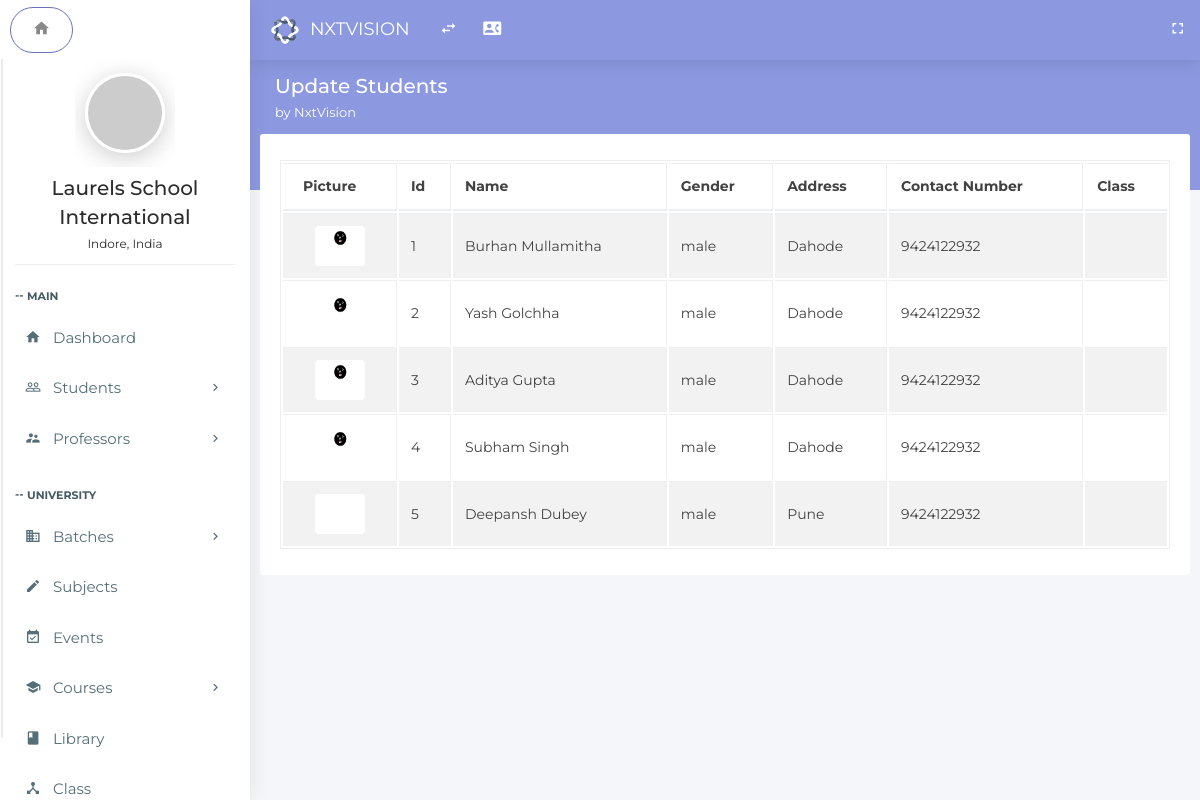
The app's page /index.php/students/edit_profile, older data.
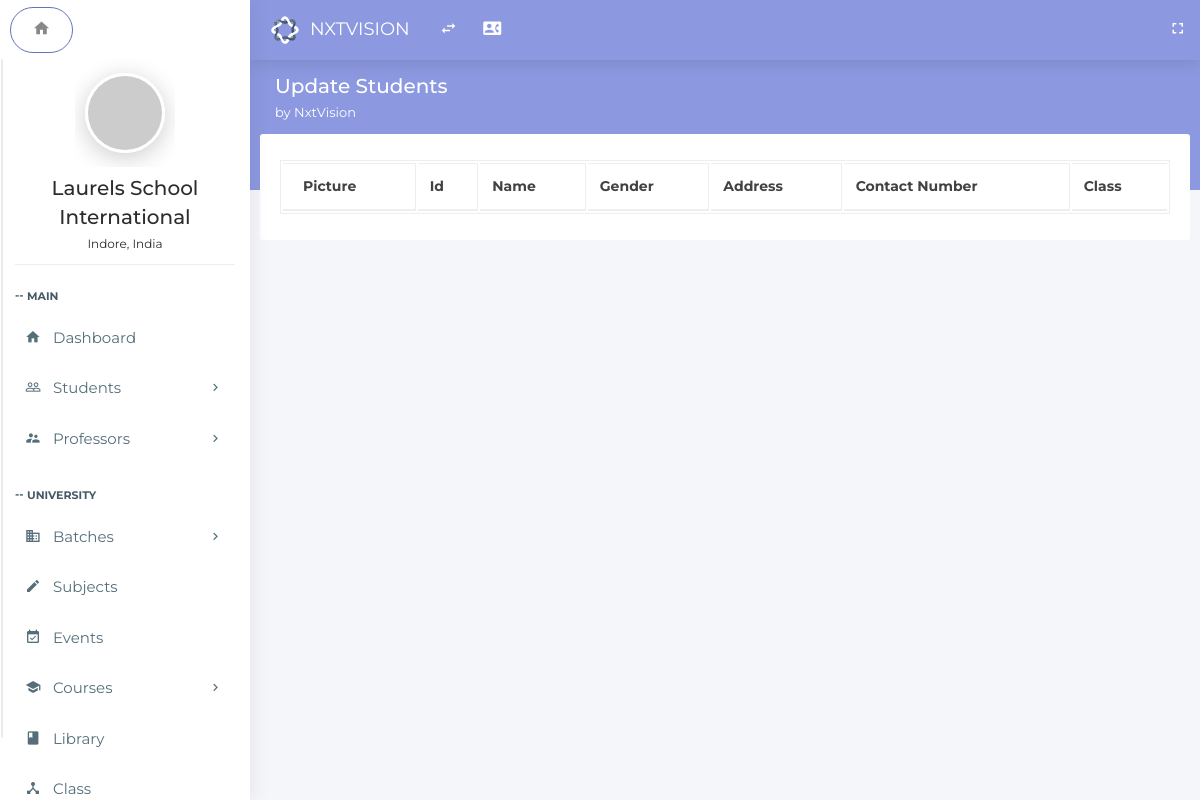
The same page, newer data.
### tables this page shows
CREATE TABLE `student_admission` (
  `Id` int(11) NOT NULL,
  `adm_date` date NOT NULL,
  `stud_name` text NOT NULL,
  `father_name` text NOT NULL,
  `mother_name` text NOT NULL,
  `father_number` text NOT NULL,
  `mother_number` text NOT NULL,
  `current_address` text NOT NULL,
  `perma_address` text NOT NULL,
  `father_email` text NOT NULL,
  `stud_dob` date NOT NULL,
  `stud_gender` text NOT NULL,
  `stud_blood_group` text NOT NULL,
  `stud_caste` text NOT NULL,
  `city` text NOT NULL,
  `state` text NOT NULL,
  `perma_address_pin` int(7) NOT NULL,
  `stud_email` text NOT NULL,
  `stud_phone` text NOT NULL,
  `photo` text NOT NULL,
  `father_o_number` text NOT NULL,
  `mother_o_number` text NOT NULL,
  `password` text NOT NULL,
  `currrent_address_pin` int(7) NOT NULL,
  `batch_id` int(11) NOT NULL
);

### application/controllers/Students.php (called while the page is built, shortened)
<?php
class Students extends MY_Controller
{
    public function edit_profile()
    {
        $this->load->model('Student_edit_model', '_student');
        $data['details']=$this->_student->get_all_students();
        $this->load->view('students-edit', $data);
    }
}

### index.php (called while the page is built, shortened)
<?php
require_once BASEPATH.'core/CodeIgniter.php';

### application/models/Student_edit_model.php (called while the page is built, shortened)
<?php
class Student_edit_model extends CI_Model
{
    public function get_all_students()
    {
        $query = $this->db->get('student_admission');
        return $query;
    }
}

### application/views/students-edit.php (the view, shortened to what this page needs)
<!doctype html>
<html class="no-js " lang="en">
<head>
<link rel="stylesheet" href="../assets/plugins/bootstrap/css/bootstrap.min.css">
<link rel="stylesheet" href="../assets/plugins/jquery-datatable/dataTables.bootstrap4.min.css">
<link rel="stylesheet" href="../assets/css/main.css">
<link rel="stylesheet" href="../assets/css/color_skins.css">
</head>
<body class="<?php echo $theme;?>">
<nav class="navbar p-l-5 p-r-5">
    <ul class="nav navbar-nav navbar-left">
        <li>
            <div class="navbar-header">
                <a class="navbar-brand" href="<?php echo site_url('dashboard');?>"><img src="../assets/images/logo.svg" width="30" alt="Oreo"><span class="m-l-10"><?php echo $company_name;?></span></a>
            </div>
        </li>
        <li><a href="javascript:void(0);" class="ls-toggle-btn" data-close="true"><i class="zmdi zmdi-swap"></i></a></li>
        <li><a href="contact.html" title="Contact List"><i class="zmdi zmdi-account-box-phone"></i></a></li>
        <li class="float-right">
            <a href="javascript:void(0);" class="fullscreen hidden-sm-down" data-provide="fullscreen" data-close="true"><i class="zmdi zmdi-fullscreen"></i></a>
        </li>
    </ul>
</nav>
<?php include 'leftside.php';?>
<section class="content">
    <div class="block-header">
        <div class="row">
            <div class="col-lg-7 col-md-6 col-sm-12">
                <h2> Update Students
                <small><?php echo $welcome_string;?></small>
                </h2>
            </div>
        </div>
    </div>
                <div class="tab-content">
                    <div class="tab-pane active" id="librarylist">
                        <div class="card">
                            <div class="body table-responsive">
                                <table class="table table-bordered table-striped table-hover js-basic-example dataTable">
                                    <thead>
                                        <tr>
                                            <th align="center">&nbsp;&nbsp;Picture</th>
                                            <th align="center">Id</th>
                                            <th align="center">Name</th>
                                            <th align="center">Gender</th>
                                            <th align="center">Address</th>
                                            <th align="center">Contact Number</th>
                                            <th align="center">Class</th>
                                        </tr>
                                    </thead>
                                    <tbody>
                      <?php
                      foreach ($details->result() as $row) {
                          ?><tr class="clickable-row" data-href="<?php echo site_url('editprofile/' . $row->Id);?>" style="cursor: pointer">
                              <td align="center"><span class="list-icon"><img class="rounded" src="<?php echo $row->photo; ?>" height="40" width="50" alt="laurels school"></span></td>
                              <td><?php echo $row->Id; ?></td>
                              <td><?php echo $row->stud_name; ?></td>
                              <td><?php echo $row->stud_gender; ?></td>
                              <td><?php echo $row->perma_address; ?></td>
                              <td><?php echo $row->stud_phone; ?></td>
                              <td><?php echo $row->class_id; ?></td>
                          </tr>
                      <?php
                      }
                      ?>
                                    </tbody>
                                </table>
                            </div>
                        </div>
                    </div>
                </div>
</section>
</body>
</html>

Row changes from the older to the newer data that the page shows:
removed student_admission: photo (picture), Id "1", stud_name "Burhan Mullamitha", stud_gender "male", perma_address "Dahode", stud_phone "9424122932"
removed student_admission: photo (picture), Id "2", stud_name "Yash Golchha", stud_gender "male", perma_address "Dahode", stud_phone "9424122932"
removed student_admission: photo (picture), Id "3", stud_name "Aditya Gupta", stud_gender "male", perma_address "Dahode", stud_phone "9424122932"
removed student_admission: photo (picture), Id "4", stud_name "Subham Singh", stud_gender "male", perma_address "Dahode", stud_phone "9424122932"
removed student_admission: photo (picture), Id "5", stud_name "Deepansh Dubey", stud_gender "male", perma_address "Pune", stud_phone "9424122932"
